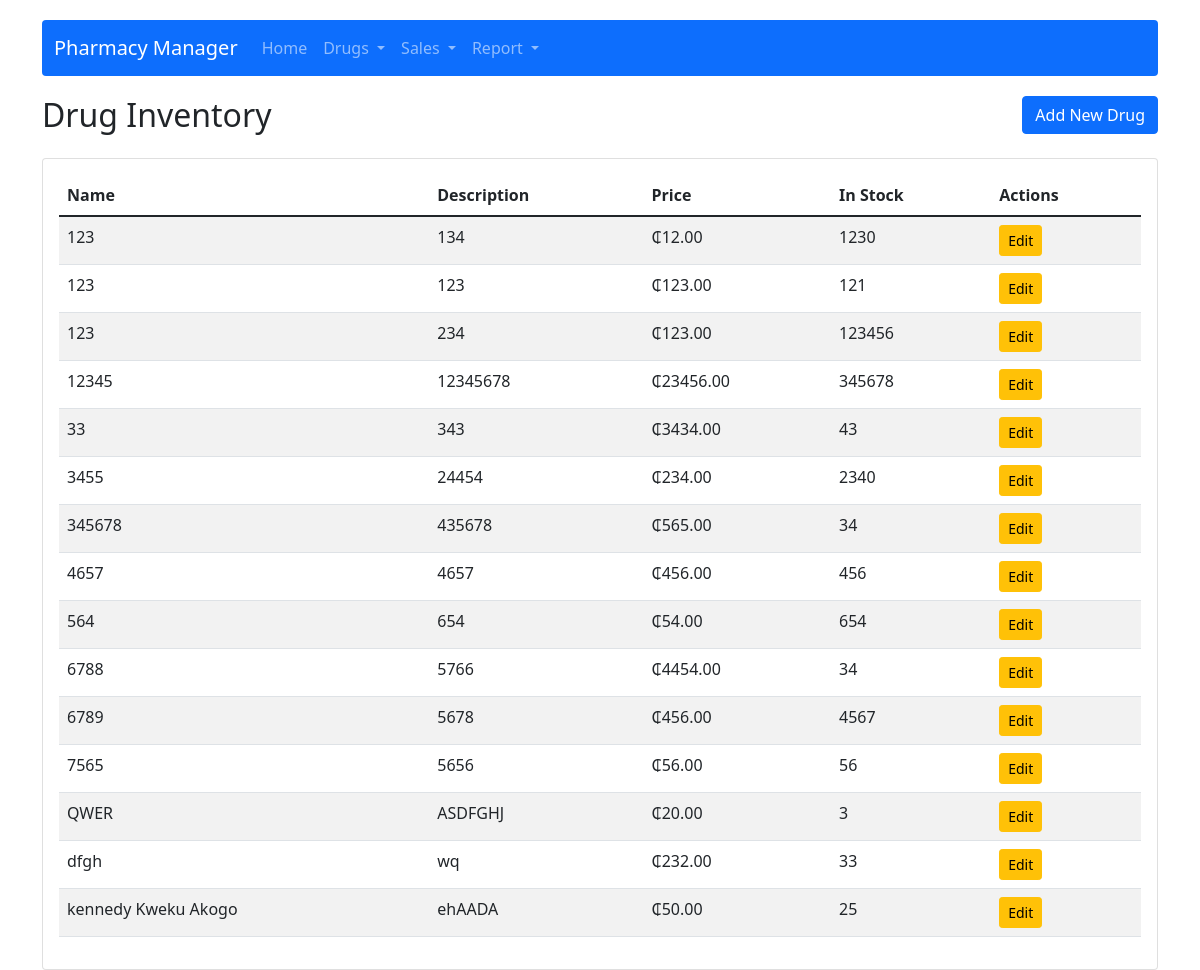
The app's page /drugs/, older data.
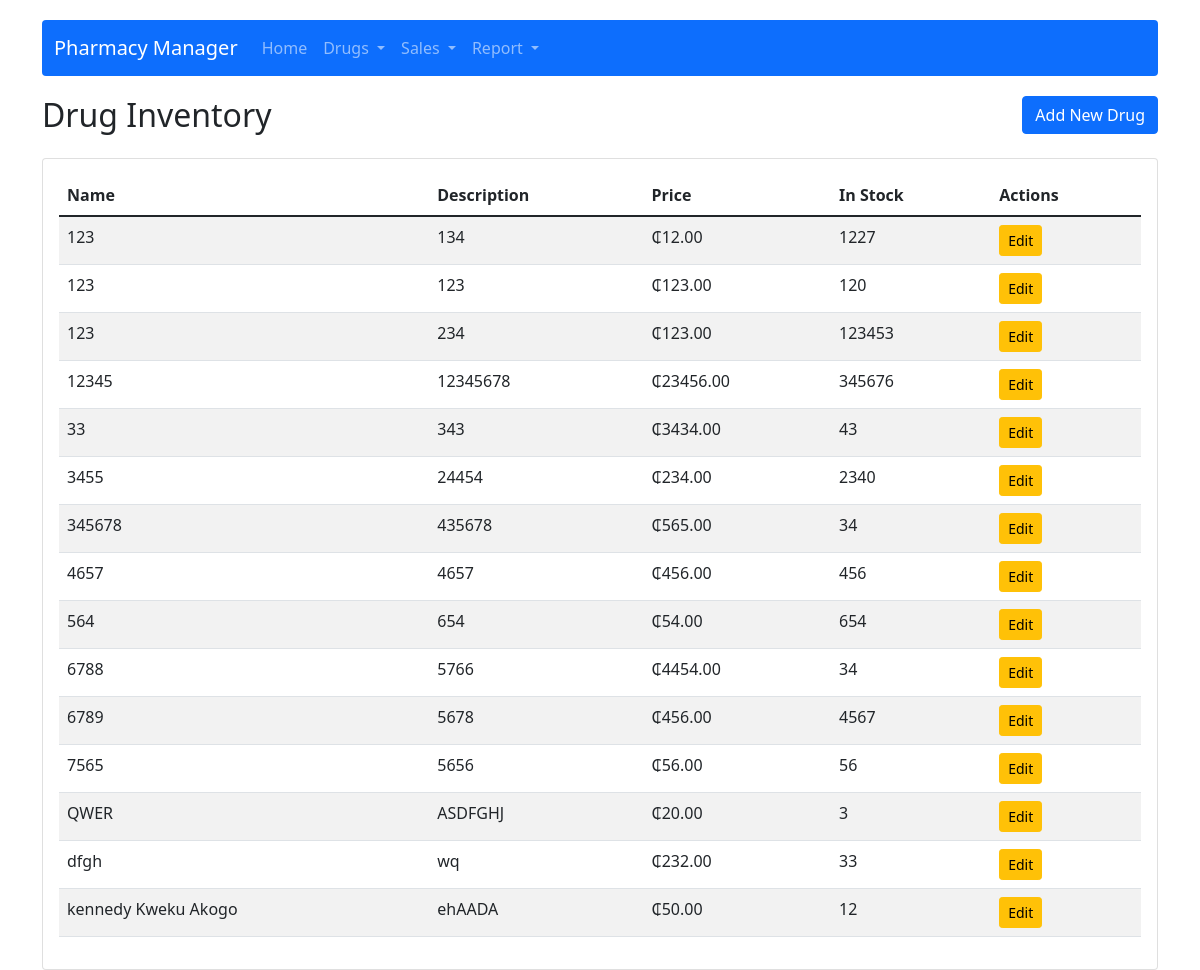
The same page, newer data.
### app/models.py (models this page shows, shortened)
class Drug(models.Model):
    name = models.CharField(max_length=200)
    description = models.TextField(blank=True, null=True)
    price = models.DecimalField(max_digits=10, decimal_places=2)
    stock_quantity = models.IntegerField(default=0)
    created_at = models.DateTimeField(auto_now_add=True)
    updated_at = models.DateTimeField(auto_now=True)

### app/views.py (the view)
# urls.py: path('drugs/', views.drug_list, name='drug_list'),
def drug_list(request):
    drugs = Drug.objects.all().order_by('name')
    return render(request, 'app/drug_list.html', {'drugs': drugs})

### app/templates/app/drug_list.html (shortened to what this page needs)
{% extends 'app/base.html' %}
{% block content %}
<div class="row mb-3">
    <div class="col">
        <h2>Drug Inventory</h2>
    </div>
    <div class="col-auto">
        <a href="{% url 'add_drug' %}" class="btn btn-primary">Add New Drug</a>
    </div>
</div>
<div class="card">
    <div class="card-body">
        <div class="table-responsive">
            <table class="table table-striped table-hover">
                <thead>
                    <tr>
                        <th>Name</th>
                        <th>Description</th>
                        <th>Price</th>
                        <th>In Stock</th>
                        <th>Actions</th>
                    </tr>
                </thead>
                <tbody>
                    {% for drug in drugs %}
                    <tr>
                        <td>{{ drug.name }}</td>
                        <td>{{ drug.description|truncatechars:50 }}</td>
                        <td>₵{{ drug.price }}</td>
                        <td>{{ drug.stock_quantity }}</td>
                        <td>
                            <a href="{% url 'edit_drug' drug.id %}" class="btn btn-sm btn-warning">Edit</a>
                        </td>
                    </tr>
                    {% empty %}
                    <tr>
                        <td colspan="5" class="text-center">No drugs in inventory. <a href="{% url 'add_drug' %}">Add one now</a>.</td>
                    </tr>
                    {% endfor %}
                </tbody>
            </table>
        </div>
    </div>
</div>
{% endblock %}

Row changes from the older to the newer data that the page shows:
changed Drug (number 1 of 15 on the later page): stock_quantity "1230" → "1227"
changed Drug (number 2 of 15 on the later page): stock_quantity "121" → "120"
changed Drug (number 3 of 15 on the later page): stock_quantity "123456" → "123453"
changed Drug (number 4 of 15 on the later page): stock_quantity "345678" → "345676"
changed Drug "kennedy Kweku Akogo": stock_quantity "25" → "12"
